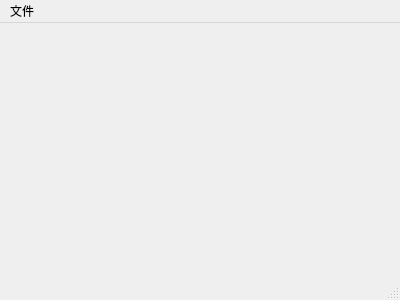
<?xml version="1.0" encoding="UTF-8"?>
<ui version="4.0">
 <class>MainWindow</class>
 <widget class="QMainWindow" name="MainWindow">
  <property name="geometry">
   <rect>
    <x>0</x>
    <y>0</y>
    <width>400</width>
    <height>300</height>
   </rect>
  </property>
  <property name="windowTitle">
   <string>MainWindow</string>
  </property>
  <widget class="QWidget" name="centralWidget"/>
  <widget class="QMenuBar" name="menuBar">
   <property name="geometry">
    <rect>
     <x>0</x>
     <y>0</y>
     <width>400</width>
     <height>22</height>
    </rect>
   </property>
   <widget class="QMenu" name="menu">
    <property name="title">
     <string>文件</string>
    </property>
    <addaction name="actionQuit"/>
   </widget>
   <addaction name="menu"/>
  </widget>
  <widget class="QStatusBar" name="statusBar"/>
  <action name="actionQuit">
   <property name="text">
    <string>退出</string>
   </property>
  </action>
 </widget>
 <layoutdefault spacing="6" margin="11"/>
 <resources/>
 <connections/>
</ui>
